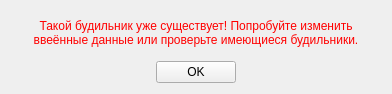
<?xml version="1.0" encoding="UTF-8"?>
<ui version="4.0">
 <class>Form</class>
 <widget class="QWidget" name="Form">
  <property name="geometry">
   <rect>
    <x>0</x>
    <y>0</y>
    <width>392</width>
    <height>94</height>
   </rect>
  </property>
  <property name="windowTitle">
   <string>Form</string>
  </property>
  <layout class="QGridLayout" name="gridLayout">
   <item row="1" column="0">
    <layout class="QHBoxLayout" name="horizontalLayout">
     <property name="spacing">
      <number>1</number>
     </property>
     <property name="leftMargin">
      <number>0</number>
     </property>
     <item>
      <spacer name="horizontalSpacer">
       <property name="orientation">
        <enum>Qt::Horizontal</enum>
       </property>
       <property name="sizeHint" stdset="0">
        <size>
         <width>40</width>
         <height>20</height>
        </size>
       </property>
      </spacer>
     </item>
     <item>
      <widget class="QPushButton" name="OkButton">
       <property name="text">
        <string>OK</string>
       </property>
      </widget>
     </item>
     <item>
      <spacer name="horizontalSpacer_2">
       <property name="orientation">
        <enum>Qt::Horizontal</enum>
       </property>
       <property name="sizeHint" stdset="0">
        <size>
         <width>40</width>
         <height>20</height>
        </size>
       </property>
      </spacer>
     </item>
    </layout>
   </item>
   <item row="0" column="0">
    <widget class="QLabel" name="label">
     <property name="layoutDirection">
      <enum>Qt::LeftToRight</enum>
     </property>
     <property name="styleSheet">
      <string notr="true">color: rgb(255, 0, 0);</string>
     </property>
     <property name="text">
      <string>Такой будильник уже существует! Попробуйте изменить ввеённые данные или проверьте имеющиеся будильники.</string>
     </property>
     <property name="alignment">
      <set>Qt::AlignCenter</set>
     </property>
     <property name="wordWrap">
      <bool>true</bool>
     </property>
    </widget>
   </item>
  </layout>
 </widget>
 <resources/>
 <connections/>
</ui>
